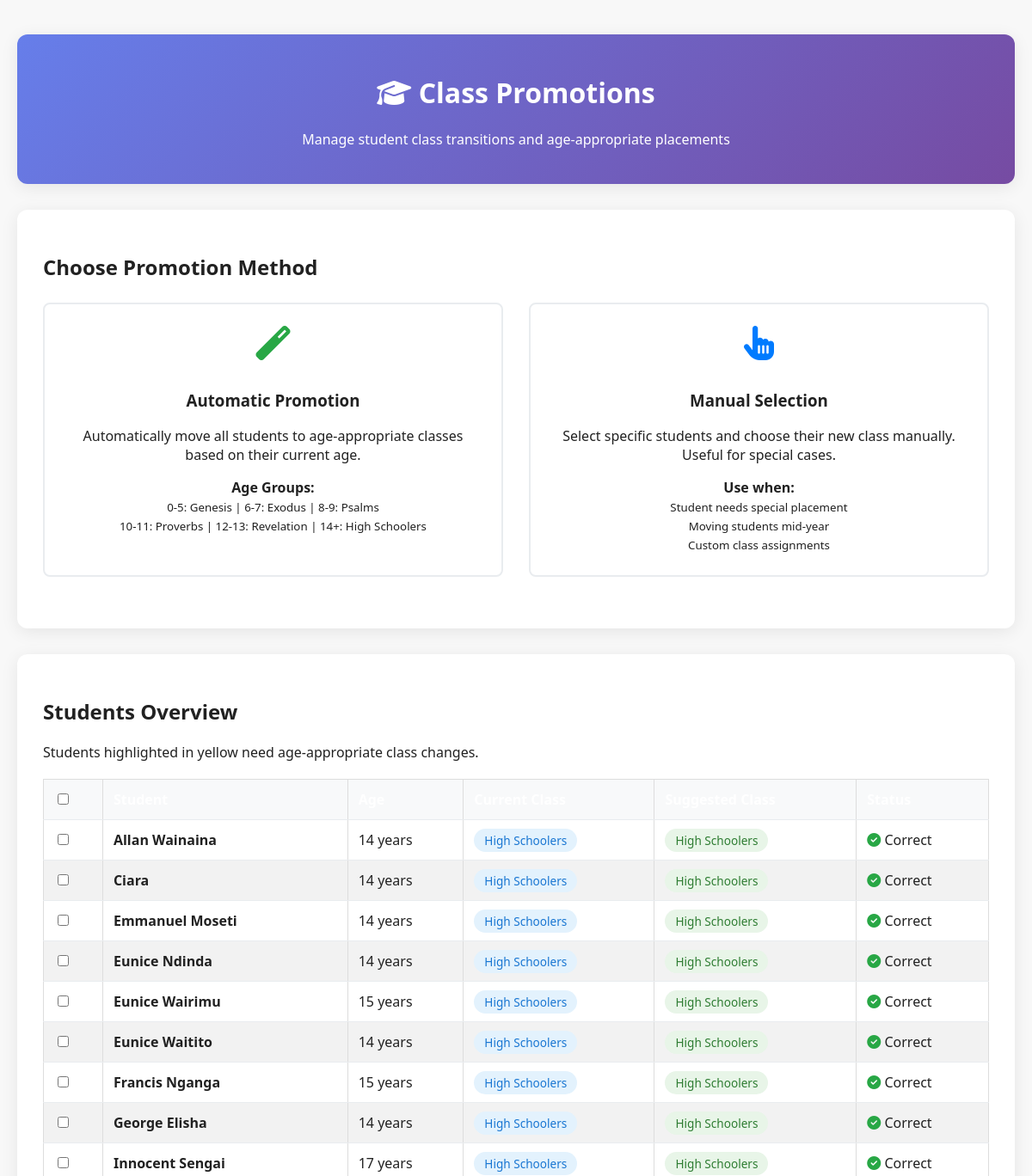
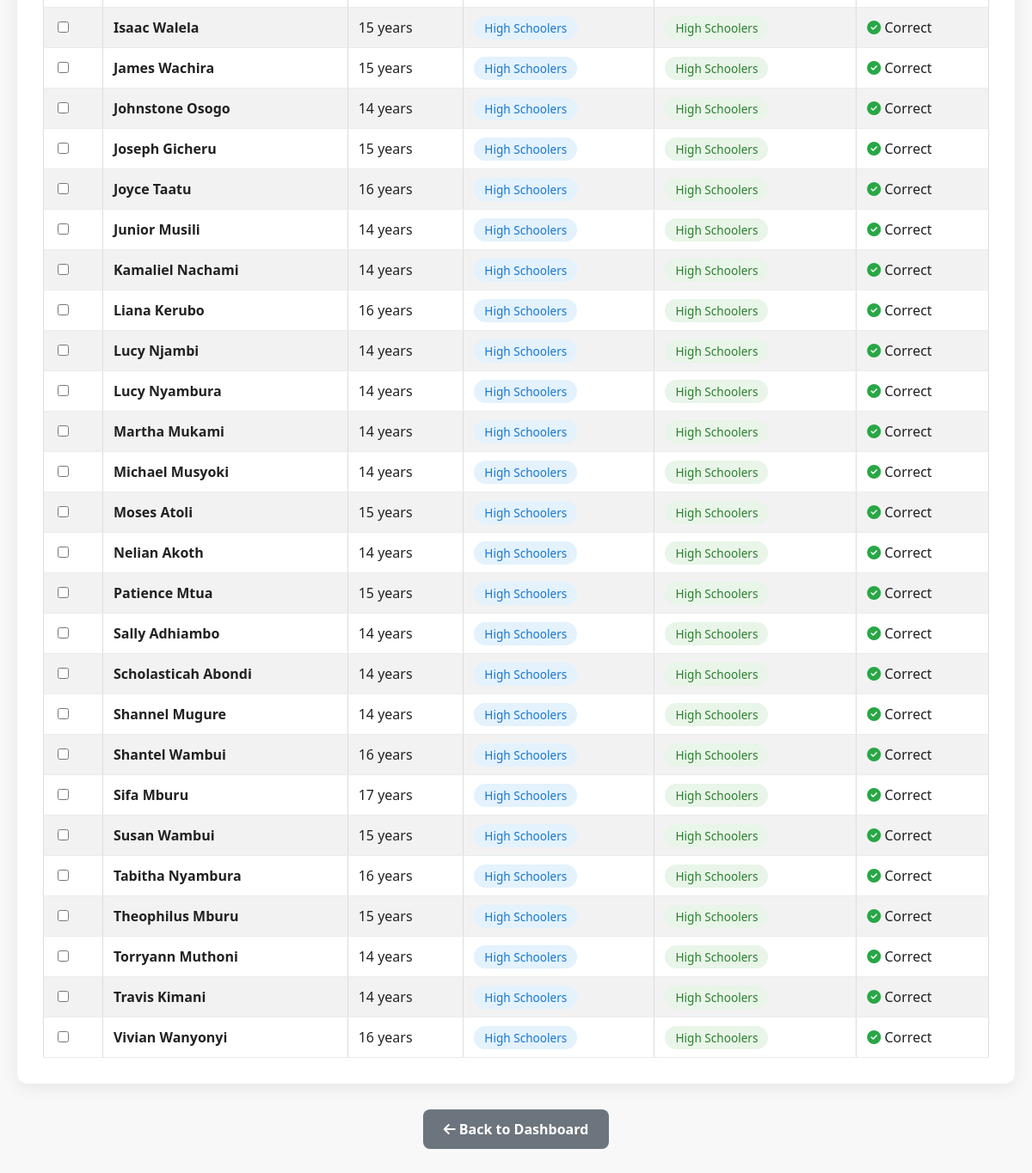
/promote_students (signed in), run on the app's committed database (2 pictures, top to bottom).
### app.py (models this page shows)
class Student(db.Model):
    id = db.Column(db.Integer, primary_key=True)
    name = db.Column(db.String(100), nullable=False)
    dob = db.Column(db.String(20), nullable=False)
    parent = db.Column(db.String(100))
    contact = db.Column(db.String(50))
    student_class = db.Column(db.String(50))
    status = db.Column(db.String(10), default="active")
    deletion_requested = db.Column(db.Boolean, default=False)
    profile_image = db.Column(db.String(200))  # Store image filename
    family_id = db.Column(db.String(50))  # For grouping family members

### app.py (the view, shortened to what this page needs)
@app.route('/promote_students', methods=['GET', 'POST'])
def promote_students():
    if not session.get("role") == "admin":
        flash("Access denied.", "danger")
        return redirect(url_for("dashboard"))
    students = Student.query.filter_by(status='active').all()
    student_data = []
    for student in students:
        birth_date = datetime.strptime(student.dob, "%Y-%m-%d")
        today = datetime.now()
        age = today.year - birth_date.year - ((today.month, today.day) < (birth_date.month, birth_date.day))
        if age <= 5:
            suggested_class = "Genesis"
        elif age <= 7:
            suggested_class = "Exodus"
        elif age <= 9:
            suggested_class = "Psalms"
        elif age <= 11:
            suggested_class = "Proverbs"
        elif age <= 13:
            suggested_class = "Revelation"
        else:
            suggested_class = "High Schoolers"
        needs_promotion = student.student_class != suggested_class
        student_data.append({
            'student': student,
            'age': age,
            'current_class': student.student_class,
            'suggested_class': suggested_class,
            'needs_promotion': needs_promotion
        })
    student_data.sort(key=lambda x: (not x['needs_promotion'], x['student'].name))
    classes = ["Genesis", "Exodus", "Psalms", "Proverbs", "Revelation", "High Schoolers"]
    return render_template("promote_students.html",
                         student_data=student_data,
                         classes=classes)

### app.py (called while the page is built)
@app.context_processor
def inject_now():
    return {'now': datetime.now}

@app.context_processor
def utility_functions():
    def attendance_present(student_id, sunday):
        record = Attendance.query.filter_by(student_id=student_id, date=sunday).first()
        return record.present if record else False
    return dict(attendance_present=attendance_present)

### templates/promote_students.html (shortened to what this page needs)
<!DOCTYPE html>
<html lang="en">
<head>
    <link rel="stylesheet" href="{{ url_for('static', filename='css/styles.css') }}">
    <link rel="stylesheet" href="https://cdnjs.cloudflare.com/ajax/libs/font-awesome/6.5.0/css/all.min.css">
</head>
<body>
    <div class="promotion-container">
        <div class="promotion-card">
            <div class="card-header">
                <h1><i class="fas fa-graduation-cap"></i> Class Promotions</h1>
                <p>Manage student class transitions and age-appropriate placements</p>
            </div>
        </div>
        <div class="promotion-card">
            <div class="card-content">
                <h2 style="margin-bottom: 25px;">Choose Promotion Method</h2>
                <div class="promotion-options">
                    <div class="option-card" onclick="selectOption('automatic')">
                        <i class="fas fa-magic" style="font-size: 2.5rem; color: #28a745; margin-bottom: 15px;"></i>
                        <h3>Automatic Promotion</h3>
                        <p>Automatically move all students to age-appropriate classes based on their current age.</p>
                        <div style="margin-top: 15px;">
                            <strong>Age Groups:</strong><br>
                            <small>
                                0-5: Genesis | 6-7: Exodus | 8-9: Psalms<br>
                                10-11: Proverbs | 12-13: Revelation | 14+: High Schoolers
                            </small>
                        </div>
                    </div>
                    <div class="option-card" onclick="selectOption('manual')">
                        <i class="fas fa-hand-pointer" style="font-size: 2.5rem; color: #007bff; margin-bottom: 15px;"></i>
                        <h3>Manual Selection</h3>
                        <p>Select specific students and choose their new class manually. Useful for special cases.</p>
                        <div style="margin-top: 15px;">
                            <strong>Use when:</strong><br>
                            <small>
                                Student needs special placement<br>
                                Moving students mid-year<br>
                                Custom class assignments
                            </small>
                        </div>
                    </div>
                </div>
            </div>
        </div>
        <div class="promotion-card">
            <div class="card-content">
                <h2>Students Overview</h2>
                <p>Students highlighted in yellow need age-appropriate class changes.</p>
                <table class="student-table">
                    <thead>
                        <tr>
                            <th><input type="checkbox" id="selectAll" onchange="toggleAll()"></th>
                            <th>Student</th>
                            <th>Age</th>
                            <th>Current Class</th>
                            <th>Suggested Class</th>
                            <th>Status</th>
                        </tr>
                    </thead>
                    <tbody>
                        {% for data in student_data %}
                        <tr class="{{ 'needs-promotion' if data.needs_promotion else '' }}">
                            <td>
                                <input type="checkbox" name="student_ids" value="{{ data.student.id }}"
                                       form="manualForm" class="student-checkbox">
                            </td>
                            <td>
                                <strong>{{ data.student.name }}</strong>
                            </td>
                            <td>{{ data.age }} years</td>
                            <td>
                                <span class="status-badge status-current">{{ data.current_class }}</span>
                            </td>
                            <td>
                                <span class="status-badge {{ 'status-needs' if data.needs_promotion else 'status-suggested' }}">
                                    {{ data.suggested_class }}
                                </span>
                            </td>
                            <td>
                                {% if data.needs_promotion %}
                                    <i class="fas fa-exclamation-triangle" style="color: #f57c00;"></i> Needs Update
                                {% else %}
                                    <i class="fas fa-check-circle" style="color: #28a745;"></i> Correct
                                {% endif %}
                            </td>
                        </tr>
                        {% endfor %}
                    </tbody>
                </table>
            </div>
        </div>
        <div style="text-align: center; margin-top: 30px;">
            <a href="{{ url_for('dashboard') }}" class="btn btn-secondary">
                <i class="fas fa-arrow-left"></i> Back to Dashboard
            </a>
        </div>
    </div>
</body>
</html>

### static/css/styles.css (style rules this page uses)
body { font-family: 'Segoe UI', sans-serif; margin: 0; padding: 0; background-color: #f8f8f8; color: #212121; }
table { width: 100%; border-collapse: collapse; margin-top: 15px; background: #fff; border: 1px solid #ddd; }
th, td { border: 1px solid #ddd; padding: 10px; text-align: center; }
th { background-color: #D32F2F; color: white; }
tr:nth-child(even) { background-color: #f2f2f2; }

### templates/promote_students.html (style rules this page uses)
.promotion-container { max-width: 1200px; margin: 20px auto; padding: 20px; }
.promotion-card { background: white; border-radius: 12px; box-shadow: 0 4px 20px rgba(0,0,0,0.08); margin-bottom: 30px; overflow: hidden; }
.card-header { background: linear-gradient(135deg, #667eea 0%, #764ba2 100%); color: white; padding: 25px; text-align: center; }
.card-content { padding: 30px; }
.promotion-options { display: grid; grid-template-columns: 1fr 1fr; gap: 30px; margin-bottom: 30px; }
.option-card { border: 2px solid #e9ecef; border-radius: 8px; padding: 25px; text-align: center; transition: all 0.3s; cursor: pointer; }
.student-table { width: 100%; border-collapse: collapse; margin-top: 20px; }
.student-table th, .student-table td { padding: 12px; text-align: left; border-bottom: 1px solid #e9ecef; }
.student-table th { background: #f8f9fa; font-weight: 600; }
.status-badge { padding: 4px 12px; border-radius: 20px; font-size: 0.85rem; font-weight: 500; }
.status-current { background: #e3f2fd; color: #1976d2; }
.status-suggested { background: #e8f5e8; color: #2e7d32; }
.btn { padding: 12px 24px; border-radius: 8px; border: none; font-weight: 600; cursor: pointer; transition: all 0.3s; text-decoration: none; display: inline-block; }
.btn-secondary { background: #6c757d; color: white; }

### data on the page
Student: student.name "Allan Wainaina", age "14", current_class "High Schoolers", suggested_class "High Schoolers"
Student: student.name "Ciara", age "14", current_class "High Schoolers", suggested_class "High Schoolers"
Student: student.name "Emmanuel Moseti", age "14", current_class "High Schoolers", suggested_class "High Schoolers"
Student: student.name "Eunice Ndinda", age "14", current_class "High Schoolers", suggested_class "High Schoolers"
Student: student.name "Eunice Wairimu", age "15", current_class "High Schoolers", suggested_class "High Schoolers"
Student: student.name "Eunice Waitito", age "14", current_class "High Schoolers", suggested_class "High Schoolers"
Student: student.name "Francis Nganga", age "15", current_class "High Schoolers", suggested_class "High Schoolers"
Student: student.name "George Elisha", age "14", current_class "High Schoolers", suggested_class "High Schoolers"
Student: student.name "Innocent Sengai", age "17", current_class "High Schoolers", suggested_class "High Schoolers"
Student: student.name "Isaac Walela", age "15", current_class "High Schoolers", suggested_class "High Schoolers"
Student: student.name "James Wachira", age "15", current_class "High Schoolers", suggested_class "High Schoolers"
Student: student.name "Johnstone Osogo", age "14", current_class "High Schoolers", suggested_class "High Schoolers"
Student: student.name "Joseph Gicheru", age "15", current_class "High Schoolers", suggested_class "High Schoolers"
Student: student.name "Joyce Taatu", age "16", current_class "High Schoolers", suggested_class "High Schoolers"
Student: student.name "Junior Musili", age "14", current_class "High Schoolers", suggested_class "High Schoolers"
Student: student.name "Kamaliel Nachami", age "14", current_class "High Schoolers", suggested_class "High Schoolers"
Student: student.name "Liana Kerubo", age "16", current_class "High Schoolers", suggested_class "High Schoolers"
Student: student.name "Lucy Njambi", age "14", current_class "High Schoolers", suggested_class "High Schoolers"
Student: student.name "Lucy Nyambura", age "14", current_class "High Schoolers", suggested_class "High Schoolers"
Student: student.name "Martha Mukami", age "14", current_class "High Schoolers", suggested_class "High Schoolers"
Student: student.name "Michael Musyoki", age "14", current_class "High Schoolers", suggested_class "High Schoolers"
Student: student.name "Moses Atoli", age "15", current_class "High Schoolers", suggested_class "High Schoolers"
Student: student.name "Nelian Akoth", age "14", current_class "High Schoolers", suggested_class "High Schoolers"
Student: student.name "Patience Mtua", age "15", current_class "High Schoolers", suggested_class "High Schoolers"
Student: student.name "Sally Adhiambo", age "14", current_class "High Schoolers", suggested_class "High Schoolers"
Student: student.name "Scholasticah Abondi", age "14", current_class "High Schoolers", suggested_class "High Schoolers"
Student: student.name "Shannel Mugure", age "14", current_class "High Schoolers", suggested_class "High Schoolers"
Student: student.name "Shantel Wambui", age "16", current_class "High Schoolers", suggested_class "High Schoolers"
Student: student.name "Sifa Mburu", age "17", current_class "High Schoolers", suggested_class "High Schoolers"
Student: student.name "Susan Wambui", age "15", current_class "High Schoolers", suggested_class "High Schoolers"
Student: student.name "Tabitha Nyambura", age "16", current_class "High Schoolers", suggested_class "High Schoolers"
Student: student.name "Theophilus Mburu", age "15", current_class "High Schoolers", suggested_class "High Schoolers"
Student: student.name "Torryann Muthoni", age "14", current_class "High Schoolers", suggested_class "High Schoolers"
Student: student.name "Travis Kimani", age "14", current_class "High Schoolers", suggested_class "High Schoolers"
Student: student.name "Vivian Wanyonyi", age "16", current_class "High Schoolers", suggested_class "High Schoolers"
